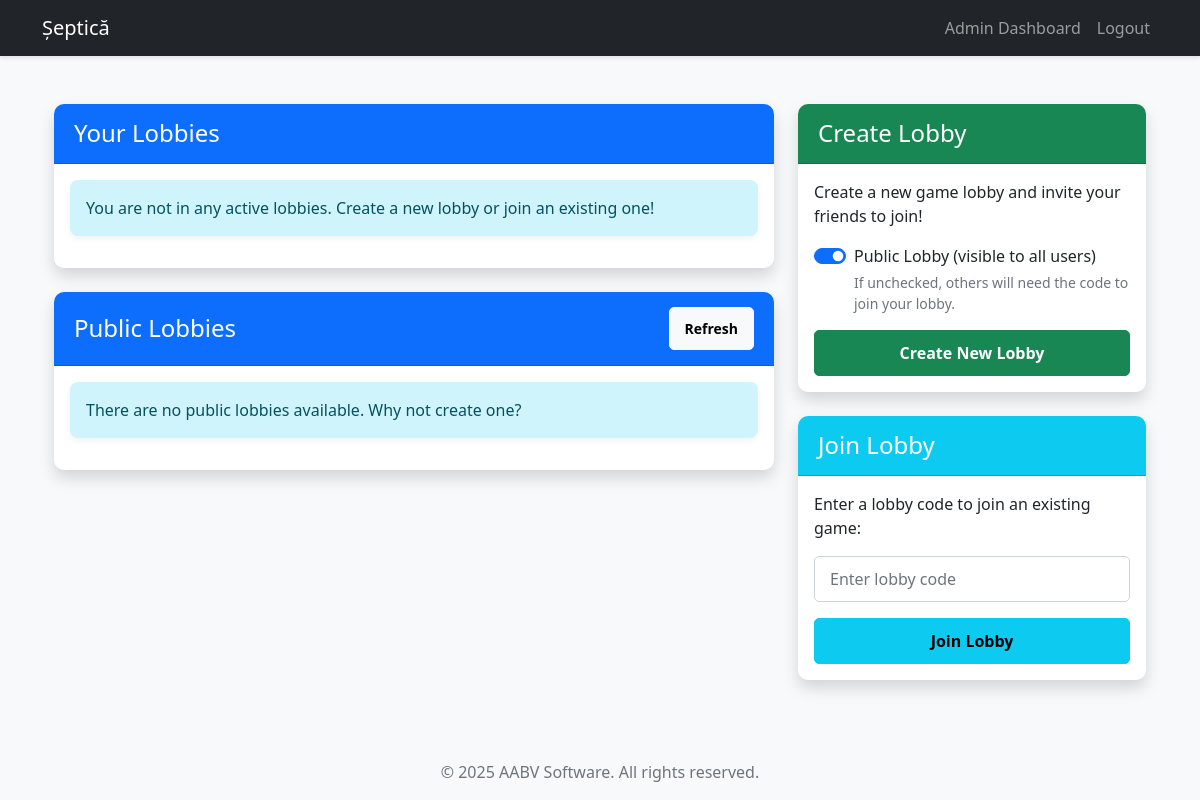
Page /lobbies (signed in) on the earlier database version.
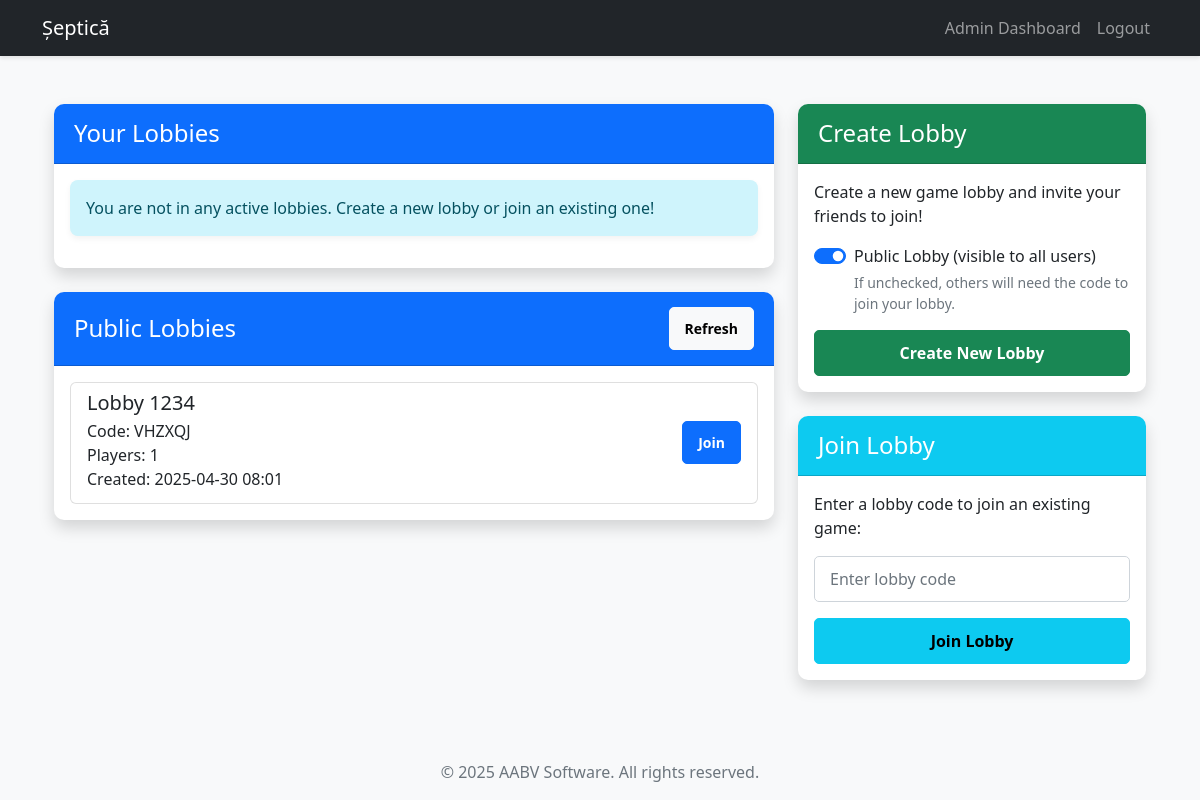
Same page on the later database version.
### app.py (models this page shows, shortened)
class Lobby(db.Model):
    id = db.Column(db.Integer, primary_key=True)
    code = db.Column(db.String(6), unique=True, nullable=False)
    name = db.Column(db.String(100), nullable=True)  # New field for lobby name
    created_at = db.Column(db.DateTime, default=datetime.utcnow)
    is_active = db.Column(db.Boolean, default=True)
    is_public = db.Column(db.Boolean, default=True)
    owner_id = db.Column(db.Integer, db.ForeignKey('user.id'), nullable=False)
    owner = db.relationship('User', foreign_keys=[owner_id])
    players = db.relationship('LobbyPlayer', back_populates='lobby', cascade='all, delete-orphan')
    @property
    def player_count(self):
        return len(self.players)

### app.py (the view)
@app.route('/lobbies')
def lobbies():
    if 'username' not in session:
        flash('Please login first!', 'error')
        return redirect(url_for('login'))
    try:
        username = session['username']
        user = User.query.filter_by(username=username).first()
        user_lobbies = []
        for lobby_player in user.lobby_players:
            if lobby_player.lobby.is_active:
                user_lobbies.append(lobby_player.lobby)
        public_lobbies = Lobby.query.filter_by(is_active=True, is_public=True).all()
        public_lobbies = [lobby for lobby in public_lobbies if lobby not in user_lobbies]
        return render_template('lobbies.html', user=user, user_lobbies=user_lobbies, public_lobbies=public_lobbies)
    except Exception as e:
        logger.error(f"Error accessing lobbies page: {e}")
        flash('An error occurred. Please try again.', 'error')
        return redirect(url_for('login'))

### templates/lobbies.html (shortened to what the changed rows need)
{% extends "base.html" %}
{% block content %}
<div class="container mt-4">
    <div class="row">
        <div class="col-lg-8">
            <div class="card shadow mb-4">
                <div class="card-body" id="public-lobbies-container">
                    {% if public_lobbies %}
                        <div class="list-group">
                            {% for lobby in public_lobbies %}
                                <div class="list-group-item d-flex justify-content-between align-items-center">
                                    <div>
                                        <h5 class="mb-1">{{ lobby.name or 'Lobby #' + lobby.code }}</h5>
                                        <p class="mb-1">
                                            Code: {{ lobby.code }}<br>
                                            Players: {{ lobby.player_count }}
                                            <br>
                                            Created: {{ lobby.created_at.strftime('%Y-%m-%d %H:%M') }}
                                        </p>
                                    </div>
                                    <form method="POST" action="{{ url_for('join_lobby') }}" class="ms-3">
                                        <button type="submit" class="btn btn-sm btn-primary" {% if user_lobbies %}disabled title="Leave your current lobby first"{% endif %}>Join</button>
                                    </form>
                                </div>
                            {% endfor %}
                        </div>
                    {% else %}
                        <div class="alert alert-info">
                            There are no public lobbies available. Why not create one?
                        </div>
                    {% endif %}
                </div>
            </div>
        </div>
    </div>
</div>
{% endblock %}

Differences in the rows shown:
added Lobby: name "Lobby 1234", code "VHZXQJ", player_count "1", created_at "2025-04-30 08:01"
Other differences:
text no longer shown: "There are no public lobbies available. Why not create one?"
